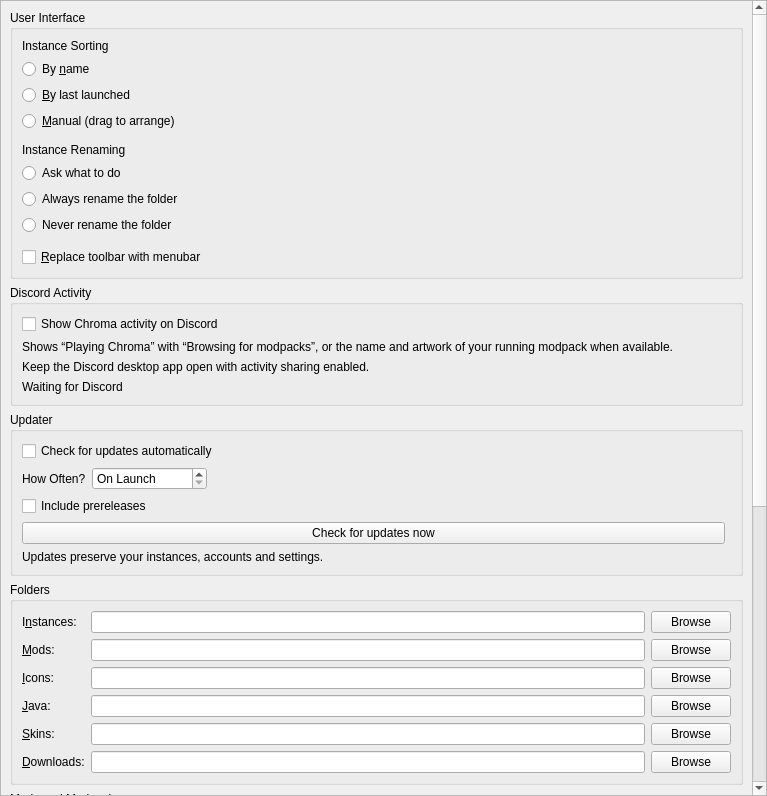
<?xml version="1.0" encoding="UTF-8"?>
<ui version="4.0">
 <class>LauncherPage</class>
 <widget class="QWidget" name="LauncherPage">
  <property name="geometry">
   <rect>
    <x>0</x>
    <y>0</y>
    <width>767</width>
    <height>796</height>
   </rect>
  </property>
  <property name="sizePolicy">
   <sizepolicy hsizetype="MinimumExpanding" vsizetype="MinimumExpanding">
    <horstretch>0</horstretch>
    <verstretch>0</verstretch>
   </sizepolicy>
  </property>
  <layout class="QVBoxLayout" name="verticalLayout">
   <property name="leftMargin">
    <number>0</number>
   </property>
   <property name="topMargin">
    <number>0</number>
   </property>
   <property name="rightMargin">
    <number>0</number>
   </property>
   <property name="bottomMargin">
    <number>0</number>
   </property>
   <item>
    <widget class="QScrollArea" name="scrollArea">
     <property name="horizontalScrollBarPolicy">
      <enum>Qt::ScrollBarPolicy::ScrollBarAsNeeded</enum>
     </property>
     <property name="widgetResizable">
      <bool>true</bool>
     </property>
     <widget class="QWidget" name="scrollAreaWidgetContents">
      <property name="geometry">
       <rect>
        <x>0</x>
        <y>0</y>
        <width>746</width>
        <height>1194</height>
       </rect>
      </property>
      <layout class="QVBoxLayout" name="verticalLayout_8">
       <item>
        <widget class="QGroupBox" name="userInterfaceBox">
         <property name="enabled">
          <bool>true</bool>
         </property>
         <property name="title">
          <string>User Interface</string>
         </property>
         <layout class="QVBoxLayout" name="verticalLayout_2">
          <item>
           <widget class="QLabel" name="instanceSortingLabel">
            <property name="text">
             <string>Instance Sorting</string>
            </property>
           </widget>
          </item>
          <item>
           <widget class="QRadioButton" name="sortByNameBtn">
            <property name="text">
             <string>By &amp;name</string>
            </property>
            <attribute name="buttonGroup">
             <string notr="true">sortingModeGroup</string>
            </attribute>
           </widget>
          </item>
          <item>
           <widget class="QRadioButton" name="sortLastLaunchedBtn">
            <property name="text">
             <string>&amp;By last launched</string>
            </property>
            <attribute name="buttonGroup">
             <string notr="true">sortingModeGroup</string>
            </attribute>
           </widget>
          </item>
          <item>
           <widget class="QRadioButton" name="sortManualBtn">
            <property name="text">
             <string>&amp;Manual (drag to arrange)</string>
            </property>
            <attribute name="buttonGroup">
             <string notr="true">sortingModeGroup</string>
            </attribute>
           </widget>
          </item>
          <item>
           <spacer name="verticalSpacer">
            <property name="orientation">
             <enum>Qt::Orientation::Vertical</enum>
            </property>
            <property name="sizeType">
             <enum>QSizePolicy::Policy::Fixed</enum>
            </property>
            <property name="sizeHint" stdset="0">
             <size>
              <width>0</width>
              <height>6</height>
             </size>
            </property>
           </spacer>
          </item>
          <item>
           <widget class="QLabel" name="renamingBehaviorLabel">
            <property name="text">
             <string>Instance Renaming</string>
            </property>
           </widget>
          </item>
          <item>
           <widget class="QRadioButton" name="askToRenameDirBtn">
            <property name="text">
             <string>Ask what to do</string>
            </property>
            <attribute name="buttonGroup">
             <string notr="true">renamingBehaviorGroup</string>
            </attribute>
           </widget>
          </item>
          <item>
           <widget class="QRadioButton" name="alwaysRenameDirBtn">
            <property name="text">
             <string>Always rename the folder</string>
            </property>
            <attribute name="buttonGroup">
             <string notr="true">renamingBehaviorGroup</string>
            </attribute>
           </widget>
          </item>
          <item>
           <widget class="QRadioButton" name="neverRenameDirBtn">
            <property name="text">
             <string>Never rename the folder</string>
            </property>
            <attribute name="buttonGroup">
             <string notr="true">renamingBehaviorGroup</string>
            </attribute>
           </widget>
          </item>
          <item>
           <spacer name="verticalSpacer_2">
            <property name="orientation">
             <enum>Qt::Orientation::Vertical</enum>
            </property>
            <property name="sizeType">
             <enum>QSizePolicy::Policy::Fixed</enum>
            </property>
            <property name="sizeHint" stdset="0">
             <size>
              <width>0</width>
              <height>6</height>
             </size>
            </property>
           </spacer>
          </item>
          <item>
           <widget class="QCheckBox" name="preferMenuBarCheckBox">
            <property name="toolTip">
             <string>The menubar is more friendly for keyboard-driven interaction.</string>
            </property>
            <property name="text">
             <string>&amp;Replace toolbar with menubar</string>
            </property>
           </widget>
          </item>
         </layout>
        </widget>
       </item>
       <item>
        <widget class="QGroupBox" name="discordActivityBox">
         <property name="title">
          <string>Discord Activity</string>
         </property>
         <layout class="QVBoxLayout" name="discordActivityLayout">
          <item>
           <widget class="QCheckBox" name="discordActivityCheckBox">
            <property name="text">
             <string>Show Chroma activity on Discord</string>
            </property>
           </widget>
          </item>
          <item>
           <widget class="QLabel" name="discordActivityDescriptionLabel">
            <property name="text">
             <string>Shows “Playing Chroma” with “Browsing for modpacks”, or the name and artwork of your running modpack when available.</string>
            </property>
            <property name="wordWrap">
             <bool>true</bool>
            </property>
            <property name="textFormat">
             <enum>Qt::PlainText</enum>
            </property>
           </widget>
          </item>
          <item>
           <widget class="QLabel" name="discordActivityHelpLabel">
            <property name="text">
             <string>Keep the Discord desktop app open with activity sharing enabled.</string>
            </property>
            <property name="wordWrap">
             <bool>true</bool>
            </property>
            <property name="textFormat">
             <enum>Qt::PlainText</enum>
            </property>
           </widget>
          </item>
          <item>
           <widget class="QLabel" name="discordStatusLabel">
            <property name="text">
             <string>Waiting for Discord</string>
            </property>
            <property name="wordWrap">
             <bool>true</bool>
            </property>
            <property name="textFormat">
             <enum>Qt::PlainText</enum>
            </property>
           </widget>
          </item>
         </layout>
        </widget>
       </item>
       <item>
        <widget class="QGroupBox" name="updateSettingsBox">
         <property name="title">
          <string>Updater</string>
         </property>
         <layout class="QGridLayout" name="gridLayout_2">
          <item row="1" column="0">
           <layout class="QHBoxLayout" name="horizontalLayout_2">
            <item>
             <widget class="QLabel" name="updateIntervalLabel">
              <property name="text">
               <string>How Often?</string>
              </property>
             </widget>
            </item>
            <item>
             <widget class="QSpinBox" name="updateIntervalSpinBox">
              <property name="sizePolicy">
               <sizepolicy hsizetype="Maximum" vsizetype="Fixed">
                <horstretch>0</horstretch>
                <verstretch>0</verstretch>
               </sizepolicy>
              </property>
              <property name="toolTip">
               <string>Set to 0 to only check on launch</string>
              </property>
              <property name="specialValueText">
               <string>On Launch</string>
              </property>
              <property name="suffix">
               <string> hours</string>
              </property>
              <property name="prefix">
               <string>Every </string>
              </property>
              <property name="minimum">
               <number>0</number>
              </property>
              <property name="maximum">
               <number>168</number>
              </property>
             </widget>
            </item>
            <item>
             <spacer name="horizontalSpacer">
              <property name="orientation">
               <enum>Qt::Orientation::Horizontal</enum>
              </property>
              <property name="sizeHint" stdset="0">
               <size>
                <width>0</width>
                <height>0</height>
               </size>
              </property>
             </spacer>
            </item>
           </layout>
          </item>
          <item row="0" column="0" colspan="2">
           <widget class="QCheckBox" name="autoUpdateCheckBox">
            <property name="text">
             <string>Check for updates automatically</string>
            </property>
           </widget>
          </item>
          <item row="2" column="0" colspan="2">
           <widget class="QCheckBox" name="prereleaseUpdateCheckBox">
            <property name="text"><string>Include prereleases</string></property>
            <property name="toolTip"><string>Offer newer preview releases as well as stable releases. Updates are downloaded and installed only when you choose.</string></property>
           </widget>
          </item>
          <item row="3" column="0">
           <widget class="QPushButton" name="checkUpdatesButton">
            <property name="text"><string>Check for updates now</string></property>
           </widget>
          </item>
          <item row="4" column="0" colspan="2">
           <widget class="QLabel" name="updateStatusLabel">
            <property name="text"><string>Updates preserve your instances, accounts and settings.</string></property>
            <property name="wordWrap"><bool>true</bool></property>
            <property name="textFormat"><enum>Qt::PlainText</enum></property>
           </widget>
          </item>
         </layout>
        </widget>
       </item>
       <item>
        <widget class="QGroupBox" name="foldersBox">
         <property name="title">
          <string>Folders</string>
         </property>
         <layout class="QGridLayout" name="gridLayout">
          <item row="4" column="1">
           <widget class="QLineEdit" name="skinsDirTextBox"/>
          </item>
          <item row="4" column="2">
           <widget class="QPushButton" name="skinsDirBrowseBtn">
            <property name="text">
             <string>Browse</string>
            </property>
           </widget>
          </item>
          <item row="3" column="0">
           <widget class="QLabel" name="labelJavaDir">
            <property name="text">
             <string>&amp;Java:</string>
            </property>
            <property name="buddy">
             <cstring>javaDirTextBox</cstring>
            </property>
           </widget>
          </item>
          <item row="2" column="2">
           <widget class="QPushButton" name="iconsDirBrowseBtn">
            <property name="text">
             <string>Browse</string>
            </property>
           </widget>
          </item>
          <item row="4" column="0">
           <widget class="QLabel" name="labelSkinsDir">
            <property name="text">
             <string>&amp;Skins:</string>
            </property>
            <property name="buddy">
             <cstring>skinsDirTextBox</cstring>
            </property>
           </widget>
          </item>
          <item row="1" column="0">
           <widget class="QLabel" name="labelModsDir">
            <property name="text">
             <string>&amp;Mods:</string>
            </property>
            <property name="buddy">
             <cstring>modsDirTextBox</cstring>
            </property>
           </widget>
          </item>
          <item row="3" column="2">
           <widget class="QPushButton" name="javaDirBrowseBtn">
            <property name="text">
             <string>Browse</string>
            </property>
           </widget>
          </item>
          <item row="5" column="0">
           <widget class="QLabel" name="labelDownloadsDir">
            <property name="text">
             <string>&amp;Downloads:</string>
            </property>
            <property name="buddy">
             <cstring>downloadsDirTextBox</cstring>
            </property>
           </widget>
          </item>
          <item row="5" column="1">
           <widget class="QLineEdit" name="downloadsDirTextBox"/>
          </item>
          <item row="1" column="1">
           <widget class="QLineEdit" name="modsDirTextBox"/>
          </item>
          <item row="0" column="0">
           <widget class="QLabel" name="labelInstDir">
            <property name="text">
             <string>I&amp;nstances:</string>
            </property>
            <property name="buddy">
             <cstring>instDirTextBox</cstring>
            </property>
           </widget>
          </item>
          <item row="0" column="2">
           <widget class="QPushButton" name="instDirBrowseBtn">
            <property name="text">
             <string>Browse</string>
            </property>
           </widget>
          </item>
          <item row="5" column="2">
           <widget class="QPushButton" name="downloadsDirBrowseBtn">
            <property name="text">
             <string>Browse</string>
            </property>
           </widget>
          </item>
          <item row="0" column="1">
           <widget class="QLineEdit" name="instDirTextBox"/>
          </item>
          <item row="1" column="2">
           <widget class="QPushButton" name="modsDirBrowseBtn">
            <property name="text">
             <string>Browse</string>
            </property>
           </widget>
          </item>
          <item row="3" column="1">
           <widget class="QLineEdit" name="javaDirTextBox"/>
          </item>
          <item row="2" column="1">
           <widget class="QLineEdit" name="iconsDirTextBox"/>
          </item>
          <item row="2" column="0">
           <widget class="QLabel" name="labelIconsDir">
            <property name="text">
             <string>&amp;Icons:</string>
            </property>
            <property name="buddy">
             <cstring>iconsDirTextBox</cstring>
            </property>
           </widget>
          </item>
         </layout>
        </widget>
       </item>
       <item>
        <widget class="QGroupBox" name="modsBox">
         <property name="title">
          <string>Mods and Modpacks</string>
         </property>
         <layout class="QVBoxLayout" name="verticalLayout_4">
          <item>
           <widget class="QCheckBox" name="downloadsDirWatchRecursiveCheckBox">
            <property name="toolTip">
             <string>When enabled, in addition to the downloads folder, its sub folders will also be searched when looking for resources (e.g. when looking for blocked mods on CurseForge).</string>
            </property>
            <property name="text">
             <string>Check &amp;subfolders for blocked mods</string>
            </property>
           </widget>
          </item>
          <item>
           <widget class="QCheckBox" name="downloadsDirMoveCheckBox">
            <property name="toolTip">
             <string>When enabled, it will move blocked resources instead of copying them.</string>
            </property>
            <property name="text">
             <string>Move blocked mods instead of copying them</string>
            </property>
           </widget>
          </item>
          <item>
           <widget class="QCheckBox" name="metadataEnableBtn">
            <property name="toolTip">
             <string>Store version information provided by mod providers (like Modrinth or CurseForge) for mods.</string>
            </property>
            <property name="text">
             <string>Keep track of mod metadata</string>
            </property>
           </widget>
          </item>
          <item>
           <widget class="QLabel" name="metadataWarningLabel">
            <property name="text">
             <string>&lt;html&gt;&lt;head/&gt;&lt;body&gt;&lt;p&gt;&lt;span style=&quot; font-weight:600; color:#f5c211;&quot;&gt;Warning&lt;/span&gt;&lt;span style=&quot; color:#f5c211;&quot;&gt;: Disabling mod metadata may also disable some QoL features, such as mod updating!&lt;/span&gt;&lt;/p&gt;&lt;/body&gt;&lt;/html&gt;</string>
            </property>
            <property name="wordWrap">
             <bool>true</bool>
            </property>
           </widget>
          </item>
          <item>
           <widget class="QCheckBox" name="dependenciesEnableBtn">
            <property name="toolTip">
             <string>Automatically detect, install, and update mod dependencies.</string>
            </property>
            <property name="text">
             <string>Install dependencies automatically</string>
            </property>
           </widget>
          </item>
          <item>
           <widget class="QCheckBox" name="modpackUpdatePromptBtn">
            <property name="toolTip">
             <string>When creating a new modpack instance, suggest updating an existing instance instead.</string>
            </property>
            <property name="text">
             <string>Suggest to update an existing instance during modpack installation</string>
            </property>
           </widget>
          </item>
         </layout>
        </widget>
       </item>
       <item>
        <widget class="QGroupBox" name="groupBox_2">
         <property name="title">
          <string>Console</string>
         </property>
         <layout class="QFormLayout" name="formLayout">
          <property name="labelAlignment">
           <set>Qt::AlignmentFlag::AlignLeading|Qt::AlignmentFlag::AlignLeft|Qt::AlignmentFlag::AlignVCenter</set>
          </property>
          <item row="0" column="0">
           <widget class="QLabel" name="lineLimitLabel">
            <property name="sizePolicy">
             <sizepolicy hsizetype="Maximum" vsizetype="Preferred">
              <horstretch>0</horstretch>
              <verstretch>0</verstretch>
             </sizepolicy>
            </property>
            <property name="text">
             <string>Log History &amp;Limit:</string>
            </property>
            <property name="buddy">
             <cstring>lineLimitSpinBox</cstring>
            </property>
           </widget>
          </item>
          <item row="0" column="1">
           <widget class="QSpinBox" name="lineLimitSpinBox">
            <property name="sizePolicy">
             <sizepolicy hsizetype="Maximum" vsizetype="Fixed">
              <horstretch>0</horstretch>
              <verstretch>0</verstretch>
             </sizepolicy>
            </property>
            <property name="suffix">
             <string> lines</string>
            </property>
            <property name="minimum">
             <number>10000</number>
            </property>
            <property name="maximum">
             <number>1000000</number>
            </property>
            <property name="singleStep">
             <number>10000</number>
            </property>
            <property name="value">
             <number>100000</number>
            </property>
           </widget>
          </item>
          <item row="1" column="0" colspan="2">
           <widget class="QCheckBox" name="checkStopLogging">
            <property name="text">
             <string>&amp;Stop logging when log overflows</string>
            </property>
           </widget>
          </item>
         </layout>
        </widget>
       </item>
       <item>
        <widget class="QGroupBox" name="tasksBox">
         <property name="title">
          <string>Tasks</string>
         </property>
         <layout class="QGridLayout" name="gridLayout_3">
          <item row="2" column="1">
           <widget class="QSpinBox" name="numberOfManualRetriesSpinBox">
            <property name="sizePolicy">
             <sizepolicy hsizetype="Maximum" vsizetype="Fixed">
              <horstretch>0</horstretch>
              <verstretch>0</verstretch>
             </sizepolicy>
            </property>
            <property name="minimumSize">
             <size>
              <width>60</width>
              <height>0</height>
             </size>
            </property>
            <property name="minimum">
             <number>0</number>
            </property>
           </widget>
          </item>
          <item row="1" column="1">
           <widget class="QSpinBox" name="numberOfConcurrentDownloadsSpinBox">
            <property name="sizePolicy">
             <sizepolicy hsizetype="Maximum" vsizetype="Fixed">
              <horstretch>0</horstretch>
              <verstretch>0</verstretch>
             </sizepolicy>
            </property>
            <property name="minimumSize">
             <size>
              <width>60</width>
              <height>0</height>
             </size>
            </property>
            <property name="minimum">
             <number>1</number>
            </property>
           </widget>
          </item>
          <item row="3" column="1">
           <widget class="QSpinBox" name="timeoutSecondsSpinBox">
            <property name="sizePolicy">
             <sizepolicy hsizetype="Maximum" vsizetype="Fixed">
              <horstretch>0</horstretch>
              <verstretch>0</verstretch>
             </sizepolicy>
            </property>
            <property name="minimumSize">
             <size>
              <width>60</width>
              <height>0</height>
             </size>
            </property>
            <property name="suffix">
             <string>s</string>
            </property>
           </widget>
          </item>
          <item row="2" column="0">
           <widget class="QLabel" name="numberOfManualRetriesLabel">
            <property name="text">
             <string>Retry Limit:</string>
            </property>
           </widget>
          </item>
          <item row="1" column="0">
           <widget class="QLabel" name="numberOfConcurrentDownloadsLabel">
            <property name="text">
             <string>Concurrent Download Limit:</string>
            </property>
           </widget>
          </item>
          <item row="3" column="0">
           <widget class="QLabel" name="timeoutSecondsLabel">
            <property name="toolTip">
             <string>Seconds to wait until the requests are terminated</string>
            </property>
            <property name="text">
             <string>HTTP Timeout:</string>
            </property>
           </widget>
          </item>
          <item row="0" column="1">
           <widget class="QSpinBox" name="numberOfConcurrentTasksSpinBox">
            <property name="sizePolicy">
             <sizepolicy hsizetype="Maximum" vsizetype="Fixed">
              <horstretch>0</horstretch>
              <verstretch>0</verstretch>
             </sizepolicy>
            </property>
            <property name="minimumSize">
             <size>
              <width>60</width>
              <height>0</height>
             </size>
            </property>
            <property name="minimum">
             <number>1</number>
            </property>
           </widget>
          </item>
          <item row="0" column="0">
           <widget class="QLabel" name="numberOfConcurrentTasksLabel">
            <property name="text">
             <string>Concurrent Task Limit:</string>
            </property>
           </widget>
          </item>
          <item row="0" column="2">
           <spacer name="horizontalSpacer_2">
            <property name="orientation">
             <enum>Qt::Orientation::Horizontal</enum>
            </property>
            <property name="sizeHint" stdset="0">
             <size>
              <width>0</width>
              <height>0</height>
             </size>
            </property>
           </spacer>
          </item>
         </layout>
        </widget>
       </item>
       <item>
        <spacer name="verticalSpacer_FeaturesTab">
         <property name="orientation">
          <enum>Qt::Orientation::Vertical</enum>
         </property>
         <property name="sizeHint" stdset="0">
          <size>
           <width>0</width>
           <height>0</height>
          </size>
         </property>
        </spacer>
       </item>
      </layout>
     </widget>
    </widget>
   </item>
  </layout>
 </widget>
 <tabstops>
  <tabstop>scrollArea</tabstop>
  <tabstop>preferMenuBarCheckBox</tabstop>
  <tabstop>autoUpdateCheckBox</tabstop>
  <tabstop>updateIntervalSpinBox</tabstop>
  <tabstop>instDirTextBox</tabstop>
  <tabstop>instDirBrowseBtn</tabstop>
  <tabstop>modsDirTextBox</tabstop>
  <tabstop>modsDirBrowseBtn</tabstop>
  <tabstop>iconsDirTextBox</tabstop>
  <tabstop>iconsDirBrowseBtn</tabstop>
  <tabstop>javaDirTextBox</tabstop>
  <tabstop>javaDirBrowseBtn</tabstop>
  <tabstop>skinsDirTextBox</tabstop>
  <tabstop>skinsDirBrowseBtn</tabstop>
  <tabstop>downloadsDirTextBox</tabstop>
  <tabstop>downloadsDirBrowseBtn</tabstop>
  <tabstop>downloadsDirWatchRecursiveCheckBox</tabstop>
  <tabstop>downloadsDirMoveCheckBox</tabstop>
  <tabstop>metadataEnableBtn</tabstop>
  <tabstop>dependenciesEnableBtn</tabstop>
  <tabstop>modpackUpdatePromptBtn</tabstop>
  <tabstop>lineLimitSpinBox</tabstop>
  <tabstop>checkStopLogging</tabstop>
  <tabstop>numberOfConcurrentTasksSpinBox</tabstop>
  <tabstop>numberOfConcurrentDownloadsSpinBox</tabstop>
  <tabstop>numberOfManualRetriesSpinBox</tabstop>
  <tabstop>timeoutSecondsSpinBox</tabstop>
 </tabstops>
 <resources/>
 <connections/>
 <buttongroups>
  <buttongroup name="sortingModeGroup"/>
  <buttongroup name="renamingBehaviorGroup"/>
 </buttongroups>
</ui>
